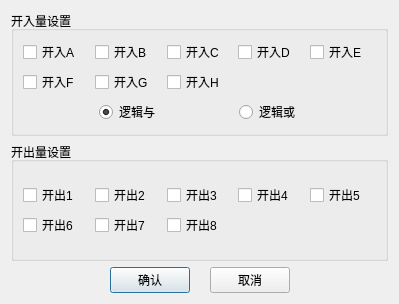
<?xml version="1.0" encoding="UTF-8"?>
<ui version="4.0">
 <class>QLowFreqBinarysDlg</class>
 <widget class="QDialog" name="QLowFreqBinarysDlg">
  <property name="geometry">
   <rect>
    <x>0</x>
    <y>0</y>
    <width>399</width>
    <height>304</height>
   </rect>
  </property>
  <property name="windowTitle">
   <string>开关量设置</string>
  </property>
  <layout class="QGridLayout" name="gridLayout">
   <item row="0" column="0">
    <widget class="QGroupBox" name="groupBox">
     <property name="title">
      <string>开入量设置</string>
     </property>
     <layout class="QGridLayout" name="gridLayout_3">
      <item row="0" column="0" colspan="5">
       <layout class="QGridLayout" name="gridLayout_2">
        <item row="0" column="0">
         <widget class="QCheckBox" name="m_check_A">
          <property name="sizePolicy">
           <sizepolicy hsizetype="Preferred" vsizetype="Fixed">
            <horstretch>0</horstretch>
            <verstretch>0</verstretch>
           </sizepolicy>
          </property>
          <property name="text">
           <string>开入A</string>
          </property>
         </widget>
        </item>
        <item row="0" column="1">
         <widget class="QCheckBox" name="m_check_B">
          <property name="sizePolicy">
           <sizepolicy hsizetype="Preferred" vsizetype="Fixed">
            <horstretch>0</horstretch>
            <verstretch>0</verstretch>
           </sizepolicy>
          </property>
          <property name="text">
           <string>开入B</string>
          </property>
         </widget>
        </item>
        <item row="0" column="2">
         <widget class="QCheckBox" name="m_check_C">
          <property name="sizePolicy">
           <sizepolicy hsizetype="Preferred" vsizetype="Fixed">
            <horstretch>0</horstretch>
            <verstretch>0</verstretch>
           </sizepolicy>
          </property>
          <property name="text">
           <string>开入C</string>
          </property>
         </widget>
        </item>
        <item row="0" column="3">
         <widget class="QCheckBox" name="m_check_D">
          <property name="sizePolicy">
           <sizepolicy hsizetype="Preferred" vsizetype="Fixed">
            <horstretch>0</horstretch>
            <verstretch>0</verstretch>
           </sizepolicy>
          </property>
          <property name="text">
           <string>开入D</string>
          </property>
         </widget>
        </item>
        <item row="0" column="4">
         <widget class="QCheckBox" name="m_check_E">
          <property name="sizePolicy">
           <sizepolicy hsizetype="Preferred" vsizetype="Fixed">
            <horstretch>0</horstretch>
            <verstretch>0</verstretch>
           </sizepolicy>
          </property>
          <property name="text">
           <string>开入E</string>
          </property>
         </widget>
        </item>
        <item row="1" column="0">
         <widget class="QCheckBox" name="m_check_F">
          <property name="sizePolicy">
           <sizepolicy hsizetype="Preferred" vsizetype="Fixed">
            <horstretch>0</horstretch>
            <verstretch>0</verstretch>
           </sizepolicy>
          </property>
          <property name="text">
           <string>开入F</string>
          </property>
         </widget>
        </item>
        <item row="1" column="1">
         <widget class="QCheckBox" name="m_check_G">
          <property name="sizePolicy">
           <sizepolicy hsizetype="Preferred" vsizetype="Fixed">
            <horstretch>0</horstretch>
            <verstretch>0</verstretch>
           </sizepolicy>
          </property>
          <property name="text">
           <string>开入G</string>
          </property>
         </widget>
        </item>
        <item row="1" column="2">
         <widget class="QCheckBox" name="m_check_H">
          <property name="sizePolicy">
           <sizepolicy hsizetype="Preferred" vsizetype="Fixed">
            <horstretch>0</horstretch>
            <verstretch>0</verstretch>
           </sizepolicy>
          </property>
          <property name="text">
           <string>开入H</string>
          </property>
         </widget>
        </item>
       </layout>
      </item>
      <item row="1" column="0">
       <spacer name="horizontalSpacer">
        <property name="orientation">
         <enum>Qt::Horizontal</enum>
        </property>
        <property name="sizeHint" stdset="0">
         <size>
          <width>70</width>
          <height>20</height>
         </size>
        </property>
       </spacer>
      </item>
      <item row="1" column="1">
       <widget class="QRadioButton" name="m_rbtn_LogicAnd">
        <property name="text">
         <string>逻辑与</string>
        </property>
        <property name="checked">
         <bool>true</bool>
        </property>
       </widget>
      </item>
      <item row="1" column="3">
       <widget class="QRadioButton" name="m_rbtn_LogicOr">
        <property name="text">
         <string>逻辑或</string>
        </property>
       </widget>
      </item>
      <item row="1" column="4">
       <spacer name="horizontalSpacer_2">
        <property name="orientation">
         <enum>Qt::Horizontal</enum>
        </property>
        <property name="sizeHint" stdset="0">
         <size>
          <width>70</width>
          <height>20</height>
         </size>
        </property>
       </spacer>
      </item>
      <item row="1" column="2">
       <spacer name="horizontalSpacer_3">
        <property name="orientation">
         <enum>Qt::Horizontal</enum>
        </property>
        <property name="sizeHint" stdset="0">
         <size>
          <width>40</width>
          <height>20</height>
         </size>
        </property>
       </spacer>
      </item>
     </layout>
    </widget>
   </item>
   <item row="2" column="0">
    <layout class="QHBoxLayout" name="horizontalLayout">
     <property name="spacing">
      <number>20</number>
     </property>
     <item>
      <spacer name="horizontalSpacer_4">
       <property name="orientation">
        <enum>Qt::Horizontal</enum>
       </property>
       <property name="sizeHint" stdset="0">
        <size>
         <width>40</width>
         <height>20</height>
        </size>
       </property>
      </spacer>
     </item>
     <item>
      <widget class="QPushButton" name="m_btnOK">
       <property name="text">
        <string>确认</string>
       </property>
      </widget>
     </item>
     <item>
      <widget class="QPushButton" name="m_btnCancel">
       <property name="text">
        <string>取消</string>
       </property>
      </widget>
     </item>
     <item>
      <spacer name="horizontalSpacer_5">
       <property name="orientation">
        <enum>Qt::Horizontal</enum>
       </property>
       <property name="sizeHint" stdset="0">
        <size>
         <width>40</width>
         <height>20</height>
        </size>
       </property>
      </spacer>
     </item>
    </layout>
   </item>
   <item row="1" column="0">
    <widget class="QGroupBox" name="groupBox_2">
     <property name="title">
      <string>开出量设置</string>
     </property>
     <layout class="QGridLayout" name="gridLayout_5">
      <item row="0" column="0">
       <layout class="QGridLayout" name="gridLayout_4">
        <item row="0" column="0">
         <widget class="QCheckBox" name="m_check_B01">
          <property name="sizePolicy">
           <sizepolicy hsizetype="Preferred" vsizetype="Fixed">
            <horstretch>0</horstretch>
            <verstretch>0</verstretch>
           </sizepolicy>
          </property>
          <property name="text">
           <string>开出1</string>
          </property>
         </widget>
        </item>
        <item row="0" column="1">
         <widget class="QCheckBox" name="m_check_B02">
          <property name="sizePolicy">
           <sizepolicy hsizetype="Preferred" vsizetype="Fixed">
            <horstretch>0</horstretch>
            <verstretch>0</verstretch>
           </sizepolicy>
          </property>
          <property name="text">
           <string>开出2</string>
          </property>
         </widget>
        </item>
        <item row="0" column="2">
         <widget class="QCheckBox" name="m_check_B03">
          <property name="sizePolicy">
           <sizepolicy hsizetype="Preferred" vsizetype="Fixed">
            <horstretch>0</horstretch>
            <verstretch>0</verstretch>
           </sizepolicy>
          </property>
          <property name="text">
           <string>开出3</string>
          </property>
         </widget>
        </item>
        <item row="0" column="3">
         <widget class="QCheckBox" name="m_check_B04">
          <property name="sizePolicy">
           <sizepolicy hsizetype="Preferred" vsizetype="Fixed">
            <horstretch>0</horstretch>
            <verstretch>0</verstretch>
           </sizepolicy>
          </property>
          <property name="text">
           <string>开出4</string>
          </property>
         </widget>
        </item>
        <item row="0" column="4">
         <widget class="QCheckBox" name="m_check_B05">
          <property name="sizePolicy">
           <sizepolicy hsizetype="Preferred" vsizetype="Fixed">
            <horstretch>0</horstretch>
            <verstretch>0</verstretch>
           </sizepolicy>
          </property>
          <property name="text">
           <string>开出5</string>
          </property>
         </widget>
        </item>
        <item row="1" column="0">
         <widget class="QCheckBox" name="m_check_B06">
          <property name="sizePolicy">
           <sizepolicy hsizetype="Preferred" vsizetype="Fixed">
            <horstretch>0</horstretch>
            <verstretch>0</verstretch>
           </sizepolicy>
          </property>
          <property name="text">
           <string>开出6</string>
          </property>
         </widget>
        </item>
        <item row="1" column="1">
         <widget class="QCheckBox" name="m_check_B07">
          <property name="sizePolicy">
           <sizepolicy hsizetype="Preferred" vsizetype="Fixed">
            <horstretch>0</horstretch>
            <verstretch>0</verstretch>
           </sizepolicy>
          </property>
          <property name="text">
           <string>开出7</string>
          </property>
         </widget>
        </item>
        <item row="1" column="2">
         <widget class="QCheckBox" name="m_check_B08">
          <property name="sizePolicy">
           <sizepolicy hsizetype="Preferred" vsizetype="Fixed">
            <horstretch>0</horstretch>
            <verstretch>0</verstretch>
           </sizepolicy>
          </property>
          <property name="text">
           <string>开出8</string>
          </property>
         </widget>
        </item>
       </layout>
      </item>
     </layout>
    </widget>
   </item>
  </layout>
 </widget>
 <resources/>
 <connections/>
</ui>
